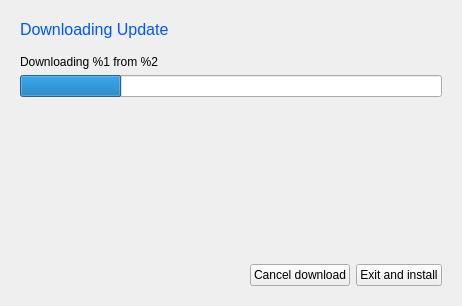
<?xml version="1.0" encoding="UTF-8"?>
<ui version="4.0">
 <class>NewVersionDialog</class>
 <widget class="QDialog" name="NewVersionDialog">
  <property name="geometry">
   <rect>
    <x>0</x>
    <y>0</y>
    <width>462</width>
    <height>306</height>
   </rect>
  </property>
  <property name="windowTitle">
   <string>New Version Available</string>
  </property>
  <layout class="QVBoxLayout" name="verticalLayout">
   <item>
    <widget class="QStackedWidget" name="stackedWidget">
     <property name="currentIndex">
      <number>1</number>
     </property>
     <widget class="QWidget" name="page">
      <layout class="QVBoxLayout" name="verticalLayout_2">
       <item>
        <widget class="QLabel" name="label">
         <property name="font">
          <font>
           <family>Segoe UI</family>
           <pointsize>12</pointsize>
          </font>
         </property>
         <property name="styleSheet">
          <string notr="true">color:rgb(0, 85, 255)</string>
         </property>
         <property name="text">
          <string>A new version of sACNView is available!</string>
         </property>
        </widget>
       </item>
       <item>
        <spacer name="verticalSpacer">
         <property name="orientation">
          <enum>Qt::Vertical</enum>
         </property>
         <property name="sizeHint" stdset="0">
          <size>
           <width>20</width>
           <height>40</height>
          </size>
         </property>
        </spacer>
       </item>
       <item>
        <widget class="QLabel" name="lblVersion">
         <property name="text">
          <string>sACNView x is available (you have x). Would you like to update?</string>
         </property>
        </widget>
       </item>
       <item>
        <widget class="QLabel" name="lblRelNote">
         <property name="font">
          <font>
           <weight>75</weight>
           <bold>true</bold>
          </font>
         </property>
         <property name="text">
          <string>Release notes:</string>
         </property>
        </widget>
       </item>
       <item>
        <widget class="QPlainTextEdit" name="teReleaseNotes">
         <property name="focusPolicy">
          <enum>Qt::NoFocus</enum>
         </property>
         <property name="readOnly">
          <bool>true</bool>
         </property>
        </widget>
       </item>
       <item>
        <layout class="QHBoxLayout" name="horizontalLayout">
         <item>
          <spacer name="horizontalSpacer">
           <property name="orientation">
            <enum>Qt::Horizontal</enum>
           </property>
           <property name="sizeHint" stdset="0">
            <size>
             <width>40</width>
             <height>20</height>
            </size>
           </property>
          </spacer>
         </item>
         <item>
          <widget class="QPushButton" name="btnLater">
           <property name="focusPolicy">
            <enum>Qt::NoFocus</enum>
           </property>
           <property name="text">
            <string>Remind me later</string>
           </property>
          </widget>
         </item>
         <item>
          <widget class="QPushButton" name="btnInstall">
           <property name="focusPolicy">
            <enum>Qt::NoFocus</enum>
           </property>
           <property name="text">
            <string>Install update</string>
           </property>
          </widget>
         </item>
        </layout>
       </item>
      </layout>
     </widget>
     <widget class="QWidget" name="page_2">
      <layout class="QVBoxLayout" name="verticalLayout_3">
       <item>
        <widget class="QLabel" name="label_2">
         <property name="font">
          <font>
           <family>Segoe UI</family>
           <pointsize>12</pointsize>
          </font>
         </property>
         <property name="styleSheet">
          <string notr="true">color:rgb(0, 85, 255)</string>
         </property>
         <property name="text">
          <string>Downloading Update</string>
         </property>
        </widget>
       </item>
       <item>
        <spacer name="verticalSpacer_3">
         <property name="orientation">
          <enum>Qt::Vertical</enum>
         </property>
         <property name="sizeType">
          <enum>QSizePolicy::Minimum</enum>
         </property>
         <property name="sizeHint" stdset="0">
          <size>
           <width>20</width>
           <height>10</height>
          </size>
         </property>
        </spacer>
       </item>
       <item>
        <widget class="QLabel" name="lblDownloadInfo">
         <property name="text">
          <string>Downloading %1 from %2</string>
         </property>
         <property name="wordWrap">
          <bool>true</bool>
         </property>
        </widget>
       </item>
       <item>
        <widget class="QProgressBar" name="progressBar">
         <property name="value">
          <number>24</number>
         </property>
         <property name="textVisible">
          <bool>false</bool>
         </property>
         <property name="orientation">
          <enum>Qt::Horizontal</enum>
         </property>
        </widget>
       </item>
       <item>
        <spacer name="verticalSpacer_2">
         <property name="orientation">
          <enum>Qt::Vertical</enum>
         </property>
         <property name="sizeHint" stdset="0">
          <size>
           <width>20</width>
           <height>40</height>
          </size>
         </property>
        </spacer>
       </item>
       <item>
        <layout class="QHBoxLayout" name="horizontalLayout_2">
         <item>
          <spacer name="horizontalSpacer_2">
           <property name="orientation">
            <enum>Qt::Horizontal</enum>
           </property>
           <property name="sizeHint" stdset="0">
            <size>
             <width>40</width>
             <height>20</height>
            </size>
           </property>
          </spacer>
         </item>
         <item>
          <widget class="QPushButton" name="btnCancelDl">
           <property name="focusPolicy">
            <enum>Qt::NoFocus</enum>
           </property>
           <property name="text">
            <string>Cancel download</string>
           </property>
          </widget>
         </item>
         <item>
          <widget class="QPushButton" name="btnExitInstall">
           <property name="focusPolicy">
            <enum>Qt::NoFocus</enum>
           </property>
           <property name="text">
            <string>Exit and install</string>
           </property>
          </widget>
         </item>
        </layout>
       </item>
      </layout>
     </widget>
    </widget>
   </item>
  </layout>
 </widget>
 <resources/>
 <connections/>
</ui>
